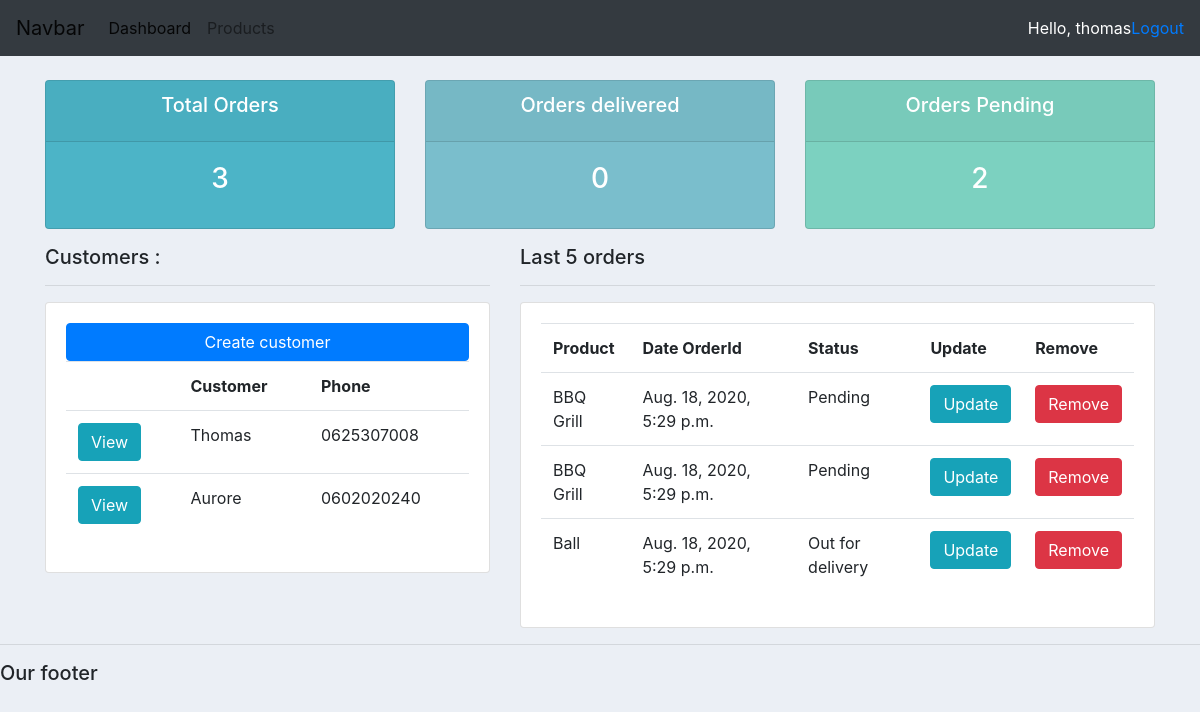
Page / (signed in) on the earlier database version.
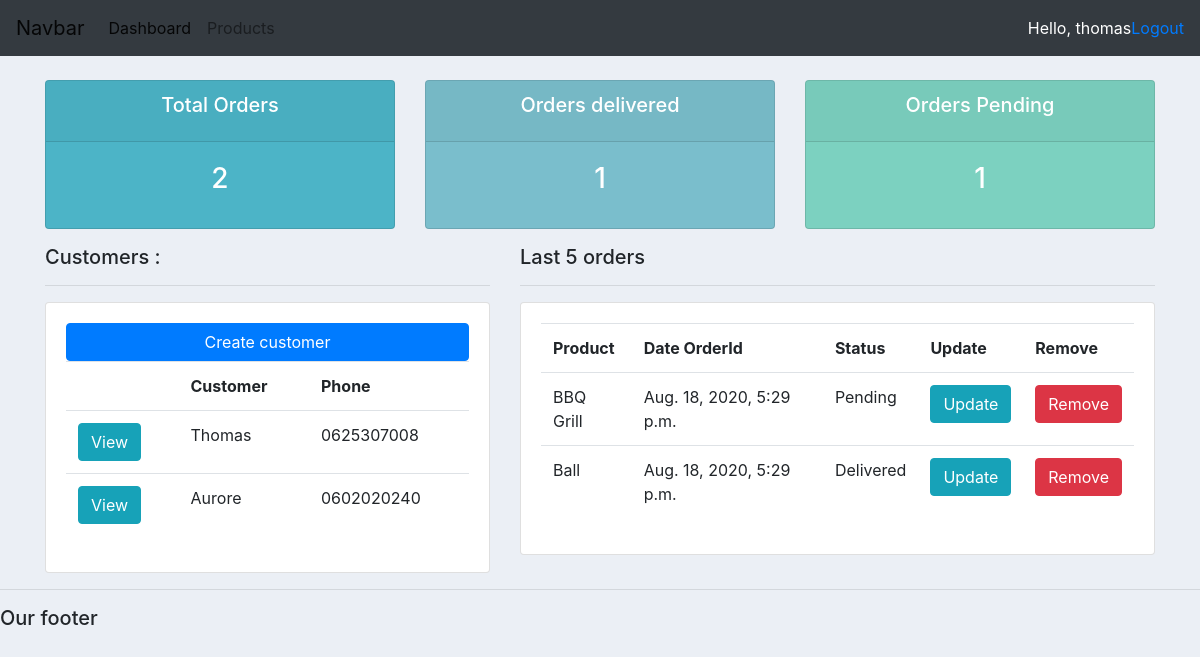
Same page on the later database version.
### accounts/models.py (models this page shows, shortened)
class Customer(models.Model):
    name = models.CharField(max_length=200, null=True)
    phone = models.CharField(max_length=10, null=True)
    email = models.CharField(max_length=200, null=True)
    date_created = models.DateTimeField(auto_now_add=True, null=True)

class Order(models.Model):
    STATUS =(
        ('Pending', 'Pending'),
        ('Out for delivery', 'Out for delivery'),
        ('Delivered', 'Delivered'),
    )
    customer = models.ForeignKey(Customer, null= True, on_delete=models.SET_NULL)
    product = models.ForeignKey(Product, null=True, on_delete=models.SET_NULL)
    date_created = models.DateTimeField(auto_now_add=True, null=True)
    status = models.CharField(max_length=200, null=True, choices=STATUS)

class Product(models.Model):
    CATEGORY = (
        ('Indoor', 'Indoor'),
        ('Out door', 'Out door'),
    )
    name = models.CharField(max_length=200, null=True)
    price = models.FloatField(null=True)
    category = models.CharField(max_length=200, null=True, choices=CATEGORY)
    description = models.CharField(max_length=200, null=True, blank=True)
    date_created = models.DateTimeField(auto_now_add=True, null=True)
    tags = models.ManyToManyField(Tag)
    def __str__(self):
        return self.name

### accounts/decorators.py (the view)
        def wrapper_func(request, *args, **kwargs):
            print('Wrapper working', allowed_roles)
            return view_func(request, *args, **kwargs)

### accounts/views.py (called while the page is built)
@login_required(login_url='login')
@allowed_users(allowed_roles=['admin'])
def home(request):
    orders = Order.objects.all()
    customers = Customer.objects.all()
    total_customers = customers.count()
    total_orders = orders.count()
    delivered = orders.filter(status='Delivered').count()
    pending = orders.filter(status='Pending').count()
    datas = { 'orders': orders, 'customers': customers, 'total_customers': total_customers, 'total_orders': total_orders, 'delivered': delivered, 'pending': pending, }
    return render(request, 'accounts/dashboard.html', datas)

### accounts/templates/accounts/dashboard.html
{% extends 'accounts/base.html' %}
{% block content %}
<div class="container">
    {% include 'accounts/status.html' %}
    <div class="row">
        <div class="col-5">
            <h5>Customers : </h5>
            <hr>
            <div class="card card-body">
                <a href="" class="btn btn-primary">Create customer</a>
                <table class="table">
                    <tr>
                        <th></th>
                        <th>Customer</th>
                        <th>Phone</th>
                    </tr>
                    {% for customer in customers %}
                        <tr>
                            <td><a class="btn btn-info" href="{% url 'customer' customer.id %}">View</a></td>
                            <td>{{customer.name}}</td>
                            <td>{{customer.phone}}</td>
                        </tr>
                    {% endfor %}
                </table>
            </div>
        </div>
        <div class="col-7">
            <h5>Last 5 orders </h5>
            <hr>
            <div class="card card-body">
                <table class="table">
                    <tr>
                        <th>Product</th>
                        <th>Date OrderId</th>
                        <th>Status</th>
                        <th>Update</th>
                        <th>Remove</th>
                    </tr>
                    {% for order in orders %}
                        <tr>
                            <td>{{order.product}}</td>
                            <td>{{order.date_created}}</td>
                            <td>{{order.status}}</td>
                            <td><a class="btn btn-info" href="{% url 'update_order' order.id %}">Update</a></td>
                            <td><a class="btn btn-danger" href="{% url 'delete_order' order.id %}">Remove</a></td>
                        </tr>
                    {% endfor %}
                </table>
            </div>
        </div>
    </div>
</div>
{% endblock %}

Differences in the rows shown:
removed Order: product "BBQ Grill", date_created "Aug. 18, 2020, 5:29 p.m.", status "Pending"
changed Order "Ball": status "Out for delivery" → "Delivered"
Other differences:
{{ total_orders }}: "3" → "2"
{{ delivered }}: "0" → "1"
{{ pending }}: "2" → "1"
